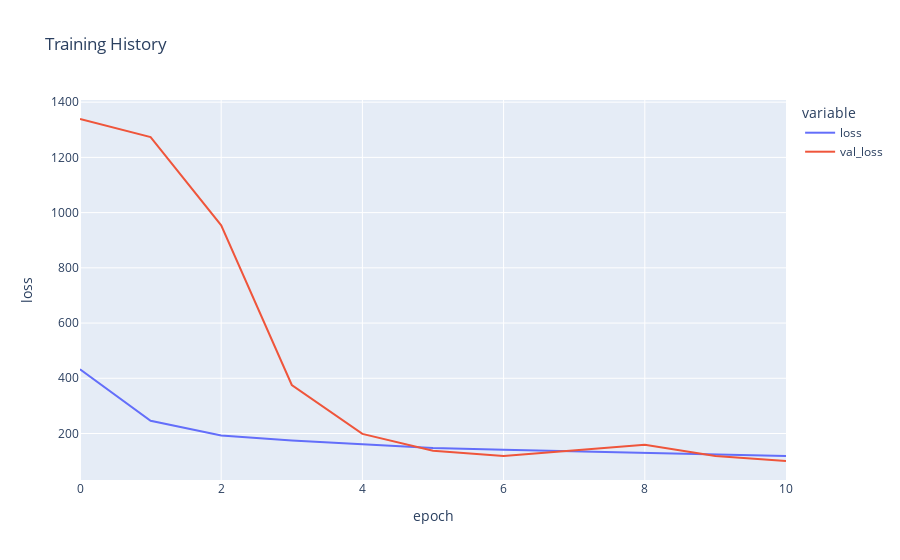

The cell this chart's notebook holds for it:
### Markdown cell above
### Evaluate training history <a id="6.3"></a>

### Code cell
fig = px.line(
    history.history, y=['loss', 'val_loss'],
    labels={'index': 'epoch', 'value': 'loss'}, 
    title='Training History')
fig.show()

### Figure 1 — Plotly figure (JSON) as saved in the notebook; plotly's stock layout.template omitted (floating-point values rounded to 4 significant figures)
{"data": [{"hovertemplate": "variable=loss<br>epoch=%{x}<br>loss=%{y}<extra></extra>", "legendgroup": "loss", "line": {"color": "#636efa", "dash": "solid"}, "marker": {"symbol": "circle"}, "mode": "lines", "name": "loss", "orientation": "v", "showlegend": true, "type": "scatter", "x": [0, 1, 2, 3, 4, 5, 6, 7, 8, 9, 10], "xaxis": "x", "y": [432.3, 246.0, 193.1, 174.4, 161.1, 147.3, 140.8, 135.3, 129.3, 123.8, 118.5], "yaxis": "y"}, {"hovertemplate": "variable=val_loss<br>epoch=%{x}<br>loss=%{y}<extra></extra>", "legendgroup": "val_loss", "line": {"color": "#EF553B", "dash": "solid"}, "marker": {"symbol": "circle"}, "mode": "lines", "name": "val_loss", "orientation": "v", "showlegend": true, "type": "scatter", "x": [0, 1, 2, 3, 4, 5, 6, 7, 8, 9, 10], "xaxis": "x", "y": [1339.0, 1273.0, 953.7, 375.8, 198.5, 137.8, 118.3, 138.8, 159.1, 118.3, 100.4], "yaxis": "y"}], "layout": {"legend": {"title": {"text": "variable"}, "tracegroupgap": 0}, "title": {"text": "Training History"}, "xaxis": {"anchor": "y", "domain": [0, 1], "title": {"text": "epoch"}}, "yaxis": {"anchor": "x", "domain": [0, 1], "title": {"text": "loss"}}}}
